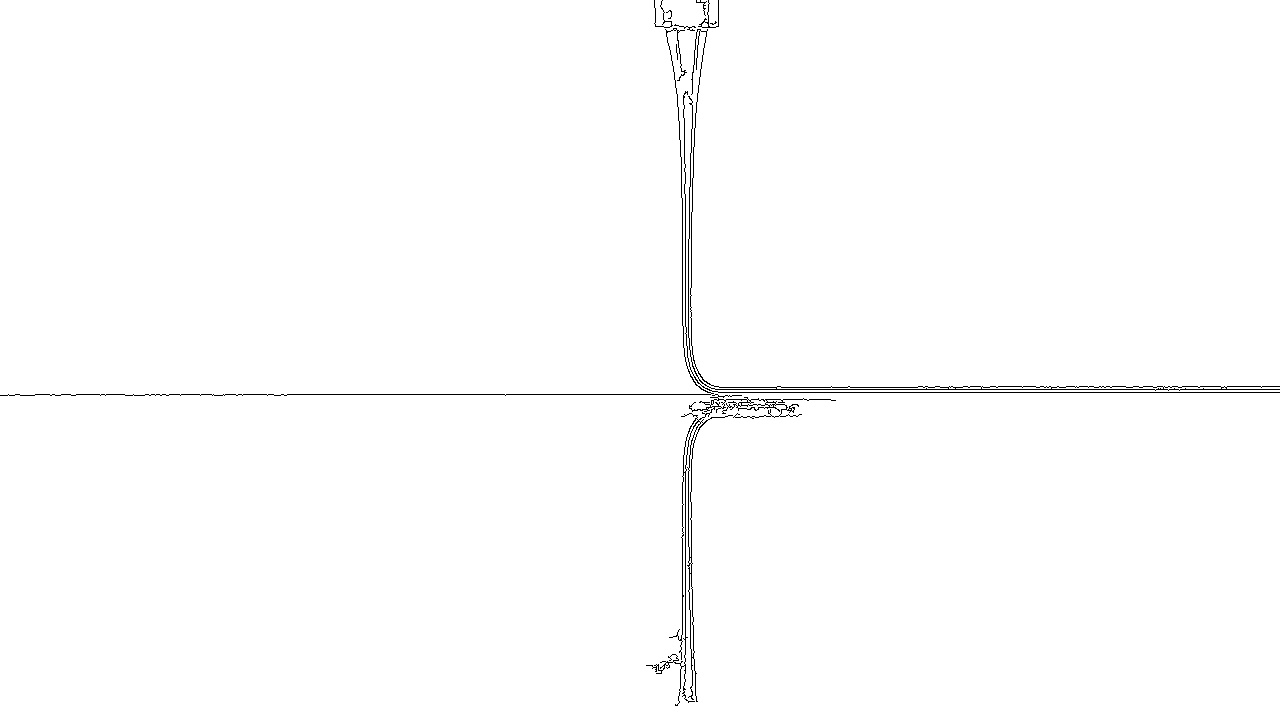
#> input picture edgePic.jpg, 1280 x 720 px
$ python columnTest.py
#> lines starting #> are read from the running program, lines starting #| are printed output that depends on the picture
import cv2
from matplotlib import pyplot as plt
import numpy as np
import pylab
from collections import Counter
from scipy.signal import savgol_filter
import scipy.signal as signal


def splitArray(inputYArray, inputXArray):
    returnArray = [[], []]
    n = 0
    for i in range(len(inputYArray)-1):
        # print(inputYArray[i] ,inputYArray[i+1])
        if inputYArray[i] != inputYArray[i+1]:
            returnArray[0].append(inputXArray[n:i+1])
            returnArray[1].append(inputYArray[n:i+1])
            n = i+1
    returnArray.append(inputYArray[n:])
    return returnArray


def draw(imgX, imgY):
    pylab.plot(imgX, imgY, 'black')


def sectionContourDraw(x, y):
    Factor = np.polyfit(y, x, 20)
    F = np.poly1d(Factor)
    fX = F(y)
    pylab.plot(fX, y,  'r', label='')
    return F


# 展示函数变化率
def showDer1(input):
    x = np.diff(input)
    plt.plot(np.arange(len(x)), x)
    plt.plot(signal.argrelextrema(x, np.greater)[
        0], x[signal.argrelextrema(x, np.greater)], 'o')
    plt.plot(signal.argrelextrema(x, np.less)[
        0], x[signal.argrelextrema(x, np.less)], '+')
    plt.show()


img = cv2.imread('edgePic.jpg', cv2.IMREAD_GRAYSCALE)
#> img is the input picture: shape (720, 1280); min 0, max 255, mean 253.2
xy = list(np.where(img.T <= 1))
#> xy = 2 items
xy = splitArray(xy[0], xy[1])
#> xy = 3 items
imgX = xy[1]
#> imgX = 1238 items, first 6: [0], [1], [2], [3], [4], [5]
imgY = xy[0]
#> imgY = 1238 items, first 6: [395], [395], [395], [395], [395], [395]
leftContour = [[], []]
rightContour = [[], []]
pixelStatistics = []

for i in range(len(xy[1])):
    leftContour[0].append(xy[0][i][0])
    leftContour[1].append(xy[1][i][0])
    rightContour[0].append(xy[0][i][-1])
    pixelStatistics.append(xy[0][i][-1]-xy[0][i][0])
#> after the loop, pixelStatistics = 1238 values, max 701 at index 655, min 0 at index 0, mean 35.95

pixelStatistics = savgol_filter(pixelStatistics, 5, 3)
#> pixelStatistics = 1238 values, max 693.7 at index 614, min -23.23 at index 603, mean 35.95
der1Contour = np.diff(pixelStatistics)
#> der1Contour = 1237 values, max 190.8 at index 612, min -178.7 at index 677, mean 0.00485

showDer1(der1Contour)
#> in showDer1, `x = np.diff(input)`: x = 1236 values, max 168.6 at index 610, min -170.3 at index 613, mean -9.7e-18
#> in showDer1, `plt.show()`:
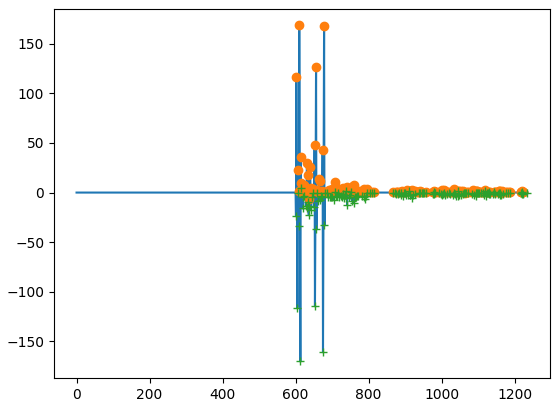
#> figure drawn by matplotlib, 1 panel; curve peaks at x = 610, y = 168.6; curve peaks at x = 610, y = 168.6; curve peaks at x = 615, y = 4.31

print(np.array(signal.argrelextrema(der1Contour, np.greater)[0])[0])
#| 604
leftFirstMutation = np.array(
    signal.argrelextrema(der1Contour, np.greater)[0])[0]
#> leftFirstMutation = 604
leftContourLimit = list(Counter(leftContour[0][:leftFirstMutation]).keys())[0]
#> leftContourLimit = 395

# leftContour[0] = leftContour[0][:leftContourLimit]
# leftContour[1] = leftContour[1][:leftContourLimit]

pylab.figure(figsize=(16, 9))
#> (the run stopped early here; a loop or call above may not have finished)
